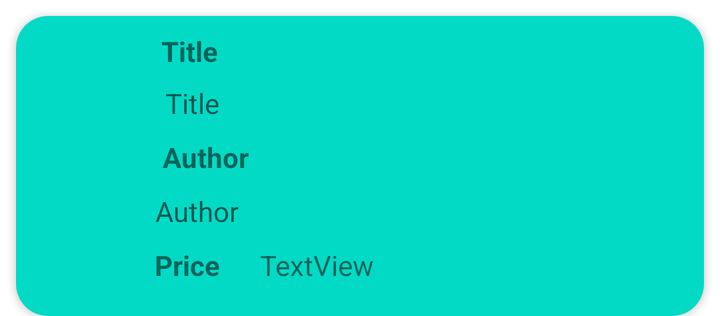
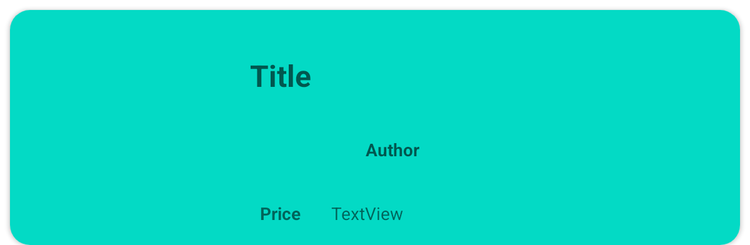

Compare how this app lays out the same screen by default and in its alternative resource folder. The renders come first, then the two layout files and the values they reference.
<!-- AndroidManifest.xml: application theme Theme.BookStore -->
<!-- res/layout/booklist.xml -->
<?xml version="1.0" encoding="utf-8"?>
<androidx.constraintlayout.widget.ConstraintLayout xmlns:android="http://schemas.android.com/apk/res/android"
    xmlns:app="http://schemas.android.com/apk/res-auto"
    xmlns:tools="http://schemas.android.com/tools"
    android:layout_width="match_parent"
    android:layout_height="wrap_content">

    <androidx.cardview.widget.CardView
        android:layout_width="0dp"
        android:layout_height="wrap_content"
        android:layout_marginStart="8dp"
        android:layout_marginTop="8dp"
        android:layout_marginEnd="8dp"
        android:elevation="16dp"
        app:cardCornerRadius="16dp"
        app:layout_constraintEnd_toEndOf="parent"
        app:layout_constraintStart_toStartOf="parent"
        app:layout_constraintTop_toTopOf="parent">

        <androidx.constraintlayout.widget.ConstraintLayout
            android:layout_width="match_parent"
            android:layout_height="match_parent"
            android:background="@color/teal_200">

            <ImageView
                android:id="@+id/bookImage"
                android:layout_width="0dp"
                android:layout_height="wrap_content"
                android:layout_marginStart="16dp"
                android:layout_marginTop="16dp"
                android:layout_marginEnd="4dp"
                android:layout_marginBottom="16dp"
                app:layout_constraintBottom_toBottomOf="parent"
                app:layout_constraintEnd_toStartOf="@+id/bookTitle"
                app:layout_constraintStart_toStartOf="parent"
                app:layout_constraintTop_toTopOf="parent"
                app:layout_constraintVertical_bias="1.0"
                tools:srcCompat="@tools:sample/avatars" />

            <TextView
                android:id="@+id/bookTitle"
                android:layout_width="wrap_content"
                android:layout_height="wrap_content"
                android:layout_marginStart="16dp"
                android:layout_marginTop="7dp"
                android:layout_marginEnd="56dp"
                android:ems="10"
                android:hint="Title"
                android:inputType="textPersonName"
                app:layout_constraintEnd_toStartOf="@+id/cartcheckbox"
                app:layout_constraintStart_toEndOf="@+id/bookImage"
                app:layout_constraintTop_toBottomOf="@+id/textView2" />

            <TextView
                android:id="@+id/bookAuthor"
                android:layout_width="wrap_content"
                android:layout_height="wrap_content"
                android:layout_marginStart="16dp"
                android:layout_marginTop="8dp"
                android:layout_marginEnd="62dp"
                android:ems="10"
                android:hint="Author"
                android:inputType="textPersonName"
                app:layout_constraintEnd_toStartOf="@+id/cartcheckbox"
                app:layout_constraintStart_toEndOf="@+id/bookImage"
                app:layout_constraintTop_toBottomOf="@+id/textView7" />

            <CheckBox
                android:id="@+id/cartcheckbox"
                android:layout_width="44dp"
                android:layout_height="62dp"
                android:layout_marginEnd="5dp"
                android:background="@drawable/wishlist_selector"
                android:button="@null"
                android:checked="false"
                app:layout_constraintEnd_toEndOf="parent"
                app:layout_constraintTop_toTopOf="parent"
                app:srcCompat="@drawable/ic_baseline_favorite_border_24" />

            <TextView
                android:id="@+id/bookPrice"
                android:layout_width="wrap_content"
                android:layout_height="wrap_content"
                android:layout_marginStart="20dp"
                android:layout_marginTop="8dp"
                android:layout_marginEnd="116dp"
                android:layout_marginBottom="16dp"
                android:text="TextView"
                app:layout_constraintBottom_toBottomOf="parent"
                app:layout_constraintEnd_toStartOf="@+id/cartcheckbox"
                app:layout_constraintStart_toEndOf="@+id/textView8"
                app:layout_constraintTop_toBottomOf="@+id/bookAuthor" />

            <TextView
                android:id="@+id/textView2"
                android:layout_width="wrap_content"
                android:layout_height="wrap_content"
                android:layout_marginStart="16dp"
                android:layout_marginTop="8dp"
                android:layout_marginEnd="191dp"
                android:text="Title"
                android:textStyle="bold"
                app:layout_constraintEnd_toStartOf="@+id/cartcheckbox"
                app:layout_constraintStart_toEndOf="@+id/bookImage"
                app:layout_constraintTop_toTopOf="parent" />

            <TextView
                android:id="@+id/textView7"
                android:layout_width="wrap_content"
                android:layout_height="wrap_content"
                android:layout_marginStart="16dp"
                android:layout_marginTop="8dp"
                android:text="Author"
                android:textStyle="bold"
                app:layout_constraintEnd_toStartOf="@+id/cartcheckbox"
                app:layout_constraintHorizontal_bias="0.022"
                app:layout_constraintStart_toEndOf="@+id/bookImage"
                app:layout_constraintTop_toBottomOf="@+id/bookTitle" />

            <TextView
                android:id="@+id/textView8"
                android:layout_width="wrap_content"
                android:layout_height="wrap_content"
                android:layout_marginStart="16dp"
                android:layout_marginTop="8dp"
                android:layout_marginBottom="16dp"
                android:text="Price"
                android:textStyle="bold"
                app:layout_constraintBottom_toBottomOf="parent"
                app:layout_constraintStart_toEndOf="@+id/bookImage"
                app:layout_constraintTop_toBottomOf="@+id/bookAuthor" />
        </androidx.constraintlayout.widget.ConstraintLayout>
    </androidx.cardview.widget.CardView>
</androidx.constraintlayout.widget.ConstraintLayout>
<!-- resources referenced by this layout -->
<resources>
  <color name="teal_200">#FF03DAC5</color>
  <!-- drawable ic_baseline_favorite_border_24 (drawable) -->
  <vector xmlns:android="http://schemas.android.com/apk/res/android"
      android:width="24dp"
      android:height="24dp"
      android:viewportWidth="24.0"
      android:viewportHeight="24.0">
    <path
        android:fillColor="#E91E63"
        android:pathData="M16.5,3c-1.74,0 -3.41,0.81 -4.5,2.09C10.91,3.81 9.24,3 7.5,3 4.42,3 2,5.42 2,8.5c0,3.78 3.4,6.86 8.55,11.54L12,21.35l1.45,-1.32C18.6,15.36 22,12.28 22,8.5 22,5.42 19.58,3 16.5,3zM12.1,18.55l-0.1,0.1 -0.1,-0.1C7.14,14.24 4,11.39 4,8.5 4,6.5 5.5,5 7.5,5c1.54,0 3.04,0.99 3.57,2.36h1.87C13.46,5.99 14.96,5 16.5,5c2,0 3.5,1.5 3.5,3.5 0,2.89 -3.14,5.74 -7.9,10.05z" />
  </vector>
  <style name="Theme.BookStore" parent="Theme.MaterialComponents.DayNight.DarkActionBar">
          
          <item name="colorPrimary">@color/theme1</item>
  
          <item name="colorPrimaryVariant">@color/purple_700</item>
          <item name="colorOnPrimary">@color/white</item>
          
          <item name="colorSecondary">@color/teal_200</item>
          <item name="colorSecondaryVariant">@color/teal_700</item>
          <item name="colorOnSecondary">@color/black</item>
          
          <item name="android:statusBarColor" tools:targetApi="l">#074DF8</item>
          
      </style>
  <color name="purple_700">#FF3700B3</color>
  <color name="white">#FFFFFFFF</color>
  <color name="teal_700">#FF018786</color>
  <color name="black">#FF000000</color>
</resources>
<!-- res/layout-sw600dp/booklist.xml (the repository's variant of the layout above) -->
<!-- drawn on a 7-inch tablet held upright -->
<?xml version="1.0" encoding="utf-8"?>
<androidx.constraintlayout.widget.ConstraintLayout xmlns:android="http://schemas.android.com/apk/res/android"
    xmlns:app="http://schemas.android.com/apk/res-auto"
    xmlns:tools="http://schemas.android.com/tools"
    android:layout_width="match_parent"
    android:layout_height="wrap_content">

    <androidx.cardview.widget.CardView
        android:layout_width="0dp"
        android:layout_height="wrap_content"
        android:layout_marginStart="8dp"
        android:layout_marginTop="8dp"
        android:layout_marginEnd="8dp"
        android:elevation="16dp"
        app:cardCornerRadius="16dp"
        app:layout_constraintEnd_toEndOf="parent"
        app:layout_constraintStart_toStartOf="parent"
        app:layout_constraintTop_toTopOf="parent">

        <androidx.constraintlayout.widget.ConstraintLayout
            android:layout_width="match_parent"
            android:layout_height="match_parent"
            android:background="@color/teal_200">

            <ImageView
                android:id="@+id/bookImage"
                android:layout_width="168dp"
                android:layout_height="125dp"
                android:layout_marginStart="16dp"
                android:layout_marginTop="16dp"
                android:layout_marginBottom="16dp"
                app:layout_constraintBottom_toBottomOf="parent"
                app:layout_constraintStart_toStartOf="parent"
                app:layout_constraintTop_toTopOf="parent"
                app:layout_constraintVertical_bias="0.0"
                tools:srcCompat="@tools:sample/avatars" />

            <TextView
                android:id="@+id/bookTitle"
                android:layout_width="400dp"
                android:layout_height="33dp"
                android:layout_marginStart="16dp"
                android:layout_marginTop="36dp"
                android:layout_marginEnd="56dp"
                android:layout_marginBottom="14dp"
                android:ems="10"
                android:hint="Title"
                android:inputType="textPersonName"
                android:textSize="24sp"
                android:textStyle="bold"
                app:layout_constraintBottom_toTopOf="@+id/bookAuthor"
                app:layout_constraintEnd_toStartOf="@+id/cartcheckbox"
                app:layout_constraintHorizontal_bias="0.07"
                app:layout_constraintStart_toEndOf="@+id/bookImage"
                app:layout_constraintTop_toTopOf="parent" />

            <TextView
                android:id="@+id/bookAuthor"
                android:layout_width="200dp"
                android:layout_height="31dp"
                android:layout_marginStart="16dp"
                android:layout_marginTop="13dp"
                android:layout_marginEnd="62dp"
                android:layout_marginBottom="18dp"
                android:ems="10"
                android:gravity="center"
                android:hint="Author"
                android:inputType="textPersonName"
                android:textStyle="bold"
                app:layout_constraintBottom_toTopOf="@+id/textView8"
                app:layout_constraintEnd_toStartOf="@+id/cartcheckbox"
                app:layout_constraintHorizontal_bias="0.072"
                app:layout_constraintStart_toEndOf="@+id/bookImage"
                app:layout_constraintTop_toBottomOf="@+id/bookTitle" />

            <CheckBox
                android:id="@+id/cartcheckbox"
                android:layout_width="44dp"
                android:layout_height="62dp"
                android:layout_marginEnd="5dp"
                android:background="@drawable/wishlist_selector"
                android:button="@null"
                android:checked="false"
                app:layout_constraintEnd_toEndOf="parent"
                app:layout_constraintTop_toTopOf="parent"
                app:srcCompat="@drawable/ic_baseline_favorite_border_24" />

            <TextView
                android:id="@+id/bookPrice"
                android:layout_width="wrap_content"
                android:layout_height="wrap_content"
                android:layout_marginStart="20dp"
                android:layout_marginTop="8dp"
                android:layout_marginEnd="116dp"
                android:layout_marginBottom="16dp"
                android:text="TextView"
                app:layout_constraintBottom_toBottomOf="parent"
                app:layout_constraintEnd_toStartOf="@+id/cartcheckbox"
                app:layout_constraintHorizontal_bias="0.04"
                app:layout_constraintStart_toEndOf="@+id/textView8"
                app:layout_constraintTop_toBottomOf="@+id/bookAuthor"
                app:layout_constraintVertical_bias="1.0" />

            <TextView
                android:id="@+id/textView8"
                android:layout_width="wrap_content"
                android:layout_height="wrap_content"
                android:layout_marginStart="16dp"
                android:layout_marginTop="8dp"
                android:layout_marginBottom="16dp"
                android:text="Price"
                android:textStyle="bold"
                app:layout_constraintBottom_toBottomOf="parent"
                app:layout_constraintStart_toEndOf="@+id/bookImage"
                app:layout_constraintTop_toBottomOf="@+id/bookAuthor" />

            <TextView
                android:id="@+id/textView33"
                android:layout_width="wrap_content"
                android:layout_height="wrap_content"
                android:layout_marginStart="46dp"
                android:layout_marginTop="5dp"
                android:layout_marginEnd="700dp"
                android:layout_marginBottom="3dp"
                android:text="by"
                android:textStyle="italic"
                app:layout_constraintBottom_toTopOf="@+id/bookAuthor"
                app:layout_constraintEnd_toEndOf="parent"
                app:layout_constraintStart_toEndOf="@+id/bookImage"
                app:layout_constraintTop_toBottomOf="@+id/bookTitle" />
        </androidx.constraintlayout.widget.ConstraintLayout>
    </androidx.cardview.widget.CardView>
</androidx.constraintlayout.widget.ConstraintLayout>
